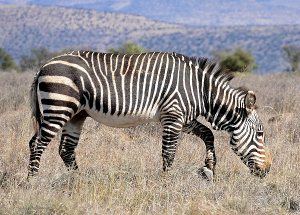
#> input picture images/Zebra_small.png, 300 x 215 px; the run also reads 2 pictures not shown here
$ jupyter execute --allow-errors transformations.ipynb   (shell and % lines are left out)
#> lines starting #> are read from the running program, lines starting #| are printed output that depends on the picture
### Custom Homography Tutorial

Here, we will go over how to create custom Homography transformations to images on an in-depth level.

Original Tutorial by Isaac Chung, Joshua Garcia-Kimble, and Larry Wang.

#### Sources

1. Tutorial on making plots interactive: https://www.geeksforgeeks.org/make-3d-interactive-matplotlib-plot-in-jupyter-notebook/
2. Explanation of how homographies work: https://docs.opencv.org/4.x/d9/dab/tutorial_homography.html
3. 2x2 Image Transformations Explanation Video: https://youtu.be/K2XLXlyPqCA
4. 3x3 Image Transformations Explanation Video: https://www.youtube.com/watch?v=B8kMB6Hv2eI
5. Computing Homographies for Image Stitching Video: https://www.youtube.com/watch?v=l_qjO4cM74o
6. How to create 3D Surfaces Tutorial: https://www.geeksforgeeks.org/three-dimensional-plotting-in-python-using-matplotlib/
7. Image Warping without `Skimage`: https://stackoverflow.com/questions/70311373/applying-homography-transformation-in-python-without-using-opencv
8. Applying homographies with OpenCV: https://learnopencv.com/homography-examples-using-opencv-python-c/
9. Homographies with Image Processing: https://mattmaulion.medium.com/homography-transform-image-processing-eddbcb8e4ff7#:~:text=Homography%2C%20also%20referred%20to%20as,in%20a%20homogenous%20coordinates%20space

### Import the required Python libraries for this notebook.

[cell 1]
# Required commands to show interactive 3D plots

[cell 2]
# Required libraries for our notebook
import matplotlib.pyplot as plt

import functools
import numpy as np
from matplotlib.colors import LinearSegmentedColormap

import math
import cv2

### Let's start by creating some functions that will allow us to apply image transformations on custom images!

The functions below allow us to transform objects of interest from a 2D space to a 3D space, back to a 2D space. This is allows us to transform objects so that we can view them from a different perspective (i.e. rotation, warping, etc.) or point in the plane.

We will perform these transformations using the idea of **homographies**. Let us first go over what homographies are and why they are useful.

#### Homographies
1. They are transformations that describe the relationship between two different images of the same scene, just taken from different viewpoints/perspectives.

2. They are represented as matrices where each element of the matrix represents a transformation parameter that relates the coordinates of points in one image to another.

3. We represent points in a scene using homogeneous coordinates, which are points that encode a representation in both 2D and 3D space.

4. The homography matrix represents the mapping or perspective change between points in one image to their corresponding points in another image.

5. They are used in various different computer vision fields such as image stitching (where we have multiple images of a scene and we align these images together), camera calibration (estimating intrinsic and extrinsic parameters to align camera POVs), and augmented reality (overlay virtual objects into the real world).

##### Additional information about Homographies are provided here:
1. homography_example.pynb file in the same directory.
2. OpenCV Guide on Homographies: https://docs.opencv.org/4.x/d9/dab/tutorial_homography.html
3. Image Processing using Homographies: https://mattmaulion.medium.com/homography-transform-image-processing-eddbcb8e4ff7
4. Another perspective on Homographies: https://www.sciencedirect.com/topics/engineering/homography
5. Object Tracking using Homographies: https://www.geeksforgeeks.org/python-opencv-object-tracking-using-homography/

We consider a range of different transformations that we can apply to an image to mimic the effects of utilizing the imported `Skimage` transformation functions.

### Now, let's define functions that will help us plot these objects utilizing homographies.

Here are some extra sources you can use to get more insight on some of the functions provided below:

1. More information on ColorMaps: https://matplotlib.org/stable/api/_as_gen/matplotlib.colors.LinearSegmentedColormap.html
2. How to articulate and compute meshgrids: https://www.geeksforgeeks.org/numpy-meshgrid-function/#:~:text=meshgrid%20function%20is%20used%20to,is%20somewhat%20inspired%20from%20MATLAB.

[cell 3]
def get_rid_of_z_dimension(array_3D):
    '''
        This function removes the last dimension of a 3D input space to reflect the 3D -> 2D image transformation notion.
        Recall that the overall tranformation requires an object to go through 2D -> 3D -> 2D spaces, so this function actually
        performs the second half of this transition.

        Params: array_3D (a 3D tensor array of the form nx3).
        Returns: a 2D array of the same array (minus the last dimnesion) in the form nx2.
    '''

    return np.delete(array_3D, -1, axis=-1)


# [83 lines left out: function plot_tensor, not called in this run]

### Next, let's define functions that illustrate the specific transformations we can apply to our input image(s)!

#### Rotation

[cell 4]
def create_rotation_matrix_clockwise(degrees):
    '''
        This function creates a rotation matrix to which we can apply to images in order to rotate
        them counter-clockwise by some degree.

        Params: degrees (the number of degrees to specify the extent of our rotation).
        Returns: a matrix that represents the rotation of an image.
    '''

    radians = math.radians(degrees)     # Convert degrees to radians

    cos_theta = math.cos(radians)
    sin_theta = math.sin(radians)

    # Compute the rotation matrix
    rotation_matrix = np.array([[cos_theta, -sin_theta, 0],
                                [sin_theta, cos_theta, 0],
                                [0, 0, 1]])

    return rotation_matrix

#### Translation

[cell 5]
def create_translation_matrix(dx, dy, dz = 0, dims = 2):
    '''
        This function creates a translation matrix to which we can apply to images by specifying the extent of
        the image's x, y, and z displacement.

        Params: dx (the change in displacement in the x-direction).
                dy (the change in displacement in the y-direction).
                dz (the change in displacement in the z-direction).
                dims (the number of dimensions for our image of interest).
        Returns: a matrix that represents the translation of an image.
    '''

    # 2D Image Translation
    if dims == 2:
        translation_matrix = np.array([[1, 0, dx],
                                       [0, 1, dy],
                                       [0, 0, 1]])

    # 3D Image Translation
    elif dims == 3:
        translation_matrix = np.array([[1, 0, 0, dx],
                                       [0, 1, 0, dy],
                                       [0, 0, 1, dz],
                                       [0, 0, 0, 1]])

    return translation_matrix

#### Scale

[cell 6]
def create_scale_matrix(scaleX, scaleY, dims = 2):
    '''
        This function creates a scale matrix to which we can can apply to images by specifying the
        amount of scale to the image's x and y axes.

        Params: scaleX (the amount of scale in the image's x axis).
                scaleY (the amount of scale in the image's y axis).
                dims (the number of dimensions for our image of interest).
        Returns: a matrix that represents the scale of an image.
    '''

    # Directly compute the scale matrix
    scale_matrix = np.array([[scaleX, 0, 0],
                             [0, scaleY, 0],
                             [0, 0, 1]])

    return scale_matrix

#### Skew

[cell 7]
def create_skew_matrix(skew_amt, dims = 2):
    '''
        This function creates a skew matrix to which we can apply to images by specifying
        the extent of the skew in the horizontal and vertical directions.

        Params: skew_amt (the amount of skew specified as a numerical value).
                dims (the number of dimensions for our image of interest).
        Returns: a matrix that represents the skew of an image (one for horizontal, one for vertical).
    '''

    # Horizontal Skew
    skew_matrix_X = np.array([[1, skew_amt, 0],
                              [0, 1, 0],
                              [0, 0, 1]])

    # Vertical Skew
    skew_matrix_Y = np.array([[1, 0, 0],
                              [skew_amt, 1, 0],
                              [0, 0, 1]])

    return skew_matrix_X, skew_matrix_Y

#### Warp

[cell 8]
def create_warp_matrix(warp_x, warp_y, dims=2):
    '''
        This function creates a warp matrix to which we can apply to images by specifying
        the amount of warping in the x and y axes.

        Params: warp_x (the amount of warping in the horizontal direction).
                warp_y (the amount of warping in the vertical direction).
                dims (the number of dimensions for our image of interest).
        Returns: a matrix that represents the warping of an image.
    '''

    # Compute the warp matrix
    warp_matrix = np.array([[1, 0 , 0],
                            [0, 1, 0],
                            [warp_x, warp_y, 1]])

    return warp_matrix

### We have our functions that apply various different transformations to images. Now, we can create functions that apply a transformation to an image!

This makes it easier to read and understand what is going on rather than simplying creating long, chunked-up pieces of code.

[cell 9]
def apply_transformation(tensor, transformation):
    '''
        Applies a transformation to a particular tensor (image tensor) and returns the transformed tensor.

        Params: tensor (nx2 or nx3 tensor that represents our image).
                transformation (a specific transformation matrix specified by the transformation functions defined above).
        Returns: another version of the input tensor, this time with the applied transformation; should retain initial dimensions.
    '''

    # Print for debugging purposes
    print("transformation.shape: ", transformation.shape)
    print("input.shape: ", tensor.shape)

    return np.matmul(transformation, tensor.T).T

[cell 10]
def create_affine_transformation():
    '''
        This function creates an affine transformation matrix that can be applied to images.
        It takes in individual transformation matrices, combines their effects, and applies the resulting
        matrix to images of interest.

        Params: None (instead, the functions that generate individual transformation matrices are called).
        Returns: an affine transformation matrix with the combined effects of the individual transformations.
    '''

    # Rotation
    rotation_matrix = create_rotation_matrix_clockwise(45)      # Degrees are chosen by the user

    # Translation
    translation_matrix = create_translation_matrix(5, 10)       # dx, dy, and dz are chosen by the user

    # Scale
    scaling_matrix = create_scale_matrix(1, 2)                  # scaleX, scaleY are chosen by the user

    # Skew
    skew_matrix_X, skew_matrix_Y = create_skew_matrix(0)        # Skew amount is chosen by the user


    # Functools is a Python module that provides higher-order functions on objects of interest.
    # Reduce serves as a "map" function, which applies a function to all iterations of an iterable object.
    # For example, we apply the matmul function from the numpy library to every item in the list below.

    # Combine the individual effects of transformations to create affine effect
    affine_transformation = functools.reduce(np.matmul, [translation_matrix, skew_matrix_X, scaling_matrix, rotation_matrix])

    return affine_transformation

Here are some sources on how the **functools** module works in Python:

1. https://www.geeksforgeeks.org/functools-module-in-python/
2. https://docs.python.org/3/library/functools.html
3. https://www.scaler.com/topics/reduce-function-in-python/#

[cell 11]
def create_homography_transformation(params = [90, (0, 0), (1, 1), 0, (1, 3)]):
    '''
        This function creates a custom homography matrix (3x3) by combining the effects of the rotation, translation,
        scaling, skew, and warping transformations.

        Notice that this function is the same as create_affine_transformation() but with the
        warping (which accounts for the perspective change).

        Note: the input values for each of these transformations must be inputted manually by the user to receive their
              desired image transformation (aka affine transformation matrix).
    '''

    # Rotation
    rotation_param = params[0]
    rotation_matrix = create_rotation_matrix_clockwise(rotation_param)

    # Translation
    translation_param = params[1]
    translation_matrix = create_translation_matrix(translation_param[0], translation_param[1])

    # Scale
    scaling_param = params[2]
    scaling_matrix = create_scale_matrix(scaling_param[0], scaling_param[1])

    # Skew
    skew_param = params[3]
    skew_matrix_X, skew_matrix_Y = create_skew_matrix(skew_param)

    # Warp
    warp_param = params[4]
    warp_matrix = create_warp_matrix(warp_param[0], warp_param[1])

    # Combine the individual effects of transformations to create homography effect
    # Make sure order of multiplication is right since matrices aren't communicative
    homography = functools.reduce(np.matmul, [translation_matrix, skew_matrix_X, scaling_matrix, rotation_matrix, warp_matrix])

    return homography

#### Let's try using the functions we just created in a simple application!

Here we will create an affine transformation matrix and a homography matrix by combining the previous transforms we've been working with.

[cell 12]
# The number of points along the x and y directions in our plane
num_points = 50

# Set the boundaries of the square we are creating (these constants are defined by the user)
min_x = -1
max_x = 1

min_y = -1
max_y = 1

z_value = 1
z_value_transformation = 2

# Create a grid of x and y values that will be the points of our "plane"
x_plane = np.linspace(min_x, max_x, num_points)
y_plane = np.linspace(min_y, max_y, num_points)

X_grid, Y_grid = np.meshgrid(x_plane, y_plane)
X_grid = X_grid.reshape((-1, 1))
Y_grid = Y_grid.reshape((-1, 1))
Z_grid = np.full(X_grid.shape, z_value)

# Obtain the generated points in a 3D space
points_3D_original = np.concatenate((X_grid, Y_grid, Z_grid), axis = 1)

# Obtain the 2D points by removing the third dimension
points_2D_original = get_rid_of_z_dimension(points_3D_original)

# Create our custom transformation matrices
affine_transformation = create_affine_transformation()
homography = create_homography_transformation()
print(f'Our homography matrix:')
print(homography, '\n')

# Apply our affine transformation to the 3D object
points_3D_affine = apply_transformation(points_3D_original, affine_transformation)
print("points_3D_original.shape", points_3D_original.shape)

# Apply our homography transformation to the 3D object
points_3D_homography = apply_transformation(points_3D_original, homography)
homography_determinant = np.linalg.det(homography)                              # Compute the determinant of the matrix (lin alg)
print(f"Our homography's determinant: {homography_determinant}")

# Remove the third dimension of our 3D affine transformation
points_2D_affine = get_rid_of_z_dimension(points_3D_affine)

# Remove the third dimension of our 3D homography transformation
points_2D_homography = get_rid_of_z_dimension(points_3D_homography)

#### We cannot plot these transformations just yet since we haven't defined a way for us to retrieve the homogeneous coordinates (with a z-dimension) of an image from an image plane.

We need to be able to apply our homography transformations somehow.

#### Let's create a function that can allow us to apply these homogeneous coordinates to our image(s)!

[cell 13]
DEFAULT_HOMOGENOUS_COORDINATE = 1           # User-selected homogeneous coordinate (default)

def get_homogenous_img_coordinates(img):
    '''
        This function derives the homogeneous coordinates of an image or particular object of interest in order to
        apply homography transformations. Essentially it adds a z-dimension with the default value of 1.

        Params: img (an image tensor containing the object of interest).
        Returns: the new image coordinates of the input image as a tensor after adding in the homogeneous coordinates.
    '''

    (width, height) = img.shape
    X, Y = np.mgrid[:width, :height]      # Dense mesh-grid (returned output has same dims -- X and Y)

    X = X.reshape((-1, 1))
    Y = Y.reshape((-1, 1))

    homogenous_coordinates = np.full(X.shape, DEFAULT_HOMOGENOUS_COORDINATE)

    # Add the z-coordinate to the end of the image matrix/vector
    img_coordinates = np.concatenate((X, Y, homogenous_coordinates), axis = 1)

    print("img_coordinates.shape: ",img_coordinates.shape)
    return img_coordinates

#### Now that we have our newly generated image coordinates, we can create functions that will plot our new image in a 3D or 2D space.

[cell 14]
SCATTER_DOT_SIZE = 5                # User-chosen parameter (feel free to tinker with this if you'd like)

def plot_image_3D(img_coordinates, img_color):
    '''
        This function plots an image into a 3D plane.
        This function depends on deriving the new image coordinates (after applying the homography coordinates to the image).

        Params: img_coordinates (the image coordinates including the homography coordinates at its end).
                img_color (the color of the image that we desire).
        Returns: None (but displays the image onto a 3D plane).
    '''

    # Prepare the plot
    fig = plt.figure()
    ax = fig.add_subplot(111, projection='3d')

    # Fill in the image onto the 3D plane point-by-point
    ax.scatter(img_coordinates[:,0],img_coordinates[:,1], img_coordinates[:,2], c=img_color, cmap=plt.cm.gray, s=SCATTER_DOT_SIZE) # lineWidth parameter causes errors (DON'T USE!)
    plt.show()


def plot_image_2D(img_coordinates, img_color):
    '''
        This function plots an image into a 2D plane.
        This function depends on deriving the new image coordinates (after applying the homography coordinates to the image).
        It ignores the z-coordinate.

        Params: img_coordinates (the image coordinates including the homography coordinates at its end).
                img_color (the color of the image that we desire).
        Returns: None (but displays the image onto a 2D plane).
    '''

    # Prepare the plot
    fig = plt.figure()
    ax = fig.add_subplot(111)

    # Fill in the image onto the 3D plane point-by-point
    ax.scatter(img_coordinates[:,0],img_coordinates[:,1], c=img_color, cmap=plt.cm.gray, s=SCATTER_DOT_SIZE) # lineWidth parameter causes errors (DON'T USE!)
    plt.show()

#### We have shown how we can plot images onto a new plane after incorporating homography coordinates to the image itself.

#### However, if we want to analyze the projection process on a deeper level, we can't really see that by simply just plotting image tensors. To tackle this problem, we can create a function that help us project these adjusted image coordinates onto a plane, specifically in a 2D space!

#### With this function, we can now retrieve a 2D projection using the homogeneous coordinates we derived earlier.

[cell 15]
def project_to_2D(homog_coord):
    '''
        This function retrieves a 2D projection of a particular image in a 2D plane.
        We can simply perform this operation by dividing the homogeneous coordinates by the z-dimension.

        Note: we are assuming to project onto a plane where the rays would go through the origin
              and there's only one set of planes where we can do this (the planes centered around and facing the origin).

              We also expect the input homogeneous coordinates to be of the form (N*M)x3 where N is the number of rows
              and M is the number of columns of the image. Hence, the resulting projection should have N*M rows and 3 columns.

        Params: the homogeneous coordinates of an image.
        Returns: a 2D projection vector of our image.
    '''

    Z_DIM_INDEX = 2

    z_dimension = homog_coord[:, Z_DIM_INDEX].reshape(-1, 1)
    projection_2D = homog_coord / z_dimension                   # Simply divide the homogeneous coords by the z-dimension

    return projection_2D

#### Great! Now, we have everything we need to run some examples using the functions we just created.

You should be able to see a zebra image in the images folder under the current directory. If not, you can import your own image that you would like to test. It should work with any images!

[cell 16]
# Import image of interest
img = cv2.imread('images/Zebra_small.png')  # You can change the image of your choosing
#> img is the input picture: shape (215, 300, 3); mean B, G, R 140.2, 143, 150.3
img = cv2.cvtColor(img, cv2.COLOR_BGR2GRAY) # Convert to grayscale
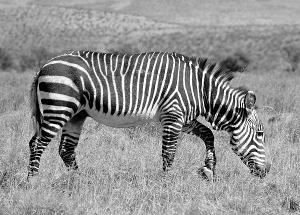
#> img: shape (215, 300); min 0, max 255, mean 144.9

# Resize the img if needed
resize_factor = 1.0
img = cv2.resize(img, (int(img.shape[0] * resize_factor), int(img.shape[1] * resize_factor)))
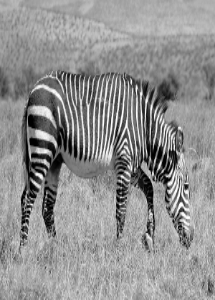
#> img: shape (300, 215); min 0, max 255, mean 144.8

# Make the image of homogenous coordinates
img_homog_coords = get_homogenous_img_coordinates(img)
#| img_coordinates.shape:  (64500, 3)
#> (the rest of the program and of its run is left out)
